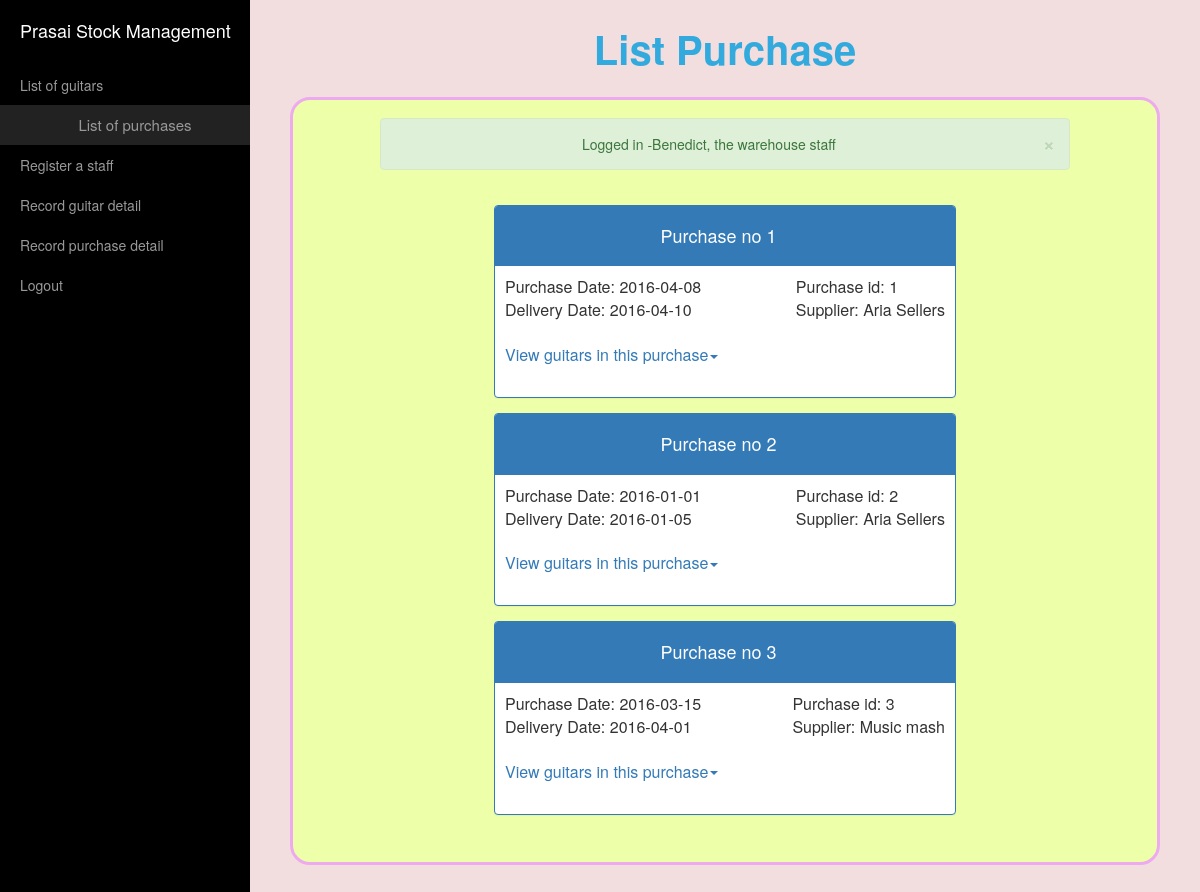
The app's page /list_purchase.php (signed in) with its own data.
### tables this page shows
CREATE TABLE IF NOT EXISTS `purchase` (
  `order_id` int(5) NOT NULL DEFAULT '0',
  `supplier_id` int(3) DEFAULT NULL,
  `purchase_date` date DEFAULT NULL,
  `delivery_date` date DEFAULT NULL,
  PRIMARY KEY (`order_id`),
  KEY `purchase_fk` (`supplier_id`)
);

CREATE TABLE IF NOT EXISTS `supplier` (
  `supplier_id` int(3) NOT NULL DEFAULT '0',
  `company_name` varchar(30) DEFAULT NULL,
  `country` varchar(15) DEFAULT NULL,
  `email` varchar(40) DEFAULT NULL,
  `phone` bigint(15) DEFAULT NULL,
  PRIMARY KEY (`supplier_id`)
);

### includes/session.php (called while the page is built, shortened)
<?php
class Session {
  public $message;
	public function get_message() {
    return $this->message;
  }
  private function check_message() {
    if(isset($_SESSION['message'])) {
      $this->message = $_SESSION['message'];
    } else {
      $this->message = "";
      $this->type = "";
    }
  }
}
$session = new Session();
$message=$session->get_message();
?>

### includes/database.php (called while the page is built, shortened)
<?php
	class MySQLDatabase {
		private $connection;
		private function open_connection() {
			$this->connection = mysqli_connect(DB_SERVER, DB_USER, DB_PASS, DB_NAME);
		}
		public function query($sql) {
			$result_set = mysqli_query($this->connection, $sql);
			return $result_set;
		}
		public function fetch_assoc($result_set) {
			return mysqli_fetch_assoc($result_set);
		}
	}
	$database = new MySQLDatabase();
?>

### includes/database_object.php (called while the page is built, shortened)
<?php
	require_once('database.php');
	class DatabaseObject {
		public function crud_condition() {
			$pk = $this->primary_key;
			if(!is_array($pk)) {
				$query = $pk .'='. $this->$pk;
			} else {
				$condition = array();
				foreach ($pk as $key => $value) {
					$value = is_string($value) ? "'$value'" : $value;
					$condition[] .=$key .'='. $value;
				}
				$query = join (" AND ", array_values($condition));
			}
			return $query;
		}
		private function find_by_primary_key() {
			global $database;
			$query = "SELECT * FROM ".static::$table_name;
			$query .= " WHERE ".$this->crud_condition();
			return $database->query($query);
		}
		protected function check_existing_entry() {
			$result_set = $this->find_by_primary_key();
			if($result = mysqli_fetch_assoc($result_set)) {
				return true;
			} else {
				return false;
			}
		}
		public static function find_all() {
			global $database;
			$query = "SELECT * FROM " . static::$table_name;
			return $database->query($query);
		}
	}
?>

### includes/purchase.php (called while the page is built, shortened)
<?php
	require_once('database_object.php');
	class Purchase extends DatabaseObject {
		protected $order_id;
		protected $supplier_id;
		protected $purchase_date;
		protected $delivery_date;
		function __construct($order_id=0) {
			$this->order_id = $order_id;
			if(!$this->check_existing_entry()) {
				unset($this->order_id);
			}
		}
		public function get_order_id() {
			return $this->order_id;
		}
		public function get_supplier_id() {
			return $this->supplier_id;
		}
		public function get_purchase_date() {
			return $this->purchase_date;
		}
		public function get_delivery_date() {
			return $this->delivery_date;
		}
	}
 ?>

### includes/supplier.php (called while the page is built, shortened)
<?php
	require_once('database_object.php');
	class Supplier extends DatabaseObject{
		protected $company_name;
		function __construct($supplier_id) {
			if(!$this->check_existing_entry()) {
				unset($this->supplier_id);
			}
		}
		public function get_company_name() {
			return $this->company_name;
		}
	}
 ?>

### list_purchase.php (the view, shortened to what this page needs)
<?php
	require_once('includes/initialize.php');
	$purchases = Purchase::find_all();
 ?>
 <!DOCTYPE html>
 <html>
 <head>
	<?php require_once('includes/head.php') ?>
    <link rel="stylesheet" type="text/css" href="css/style.css">
 </head>
 <body  class="bg-danger">
	<?php require_once('includes/header.php') ?>
	 <?php
            $file = basename(__FILE__);
            $file=str_replace(".php", "", $file);
            $file=str_replace("_", " ", $file);
            echo ucwords($file);
        ?>
        </div>
        <div id="page-content-wrapper">
 	<div class="container-fluid">
 	<?php echo output_message($type, $message) ?>
 		<div class="row">
 			<div class="" >
 			<?php
 					while($purchase=$database->fetch_assoc($purchases)) {
 						$purchase = new Purchase($purchase['order_id']);
 			 ?>
 				<div class="purchase panel panel-primary">
 					<div class="panel-heading">
 						<h4>Purchase no <?php echo htmlspecialchars($purchase->get_order_id()) ?></h4>
 					</div>
 					<div class="panel-group">
	 					<div class="panel-body">
						<div class="purchase_detail pull-right">
		 					<span class="purchase_id ">Purchase id: <?php echo htmlspecialchars($purchase->get_order_id()) ?></span><br>
		 					<span class="supplier ">Supplier:
		 					<?php
		 						$sid=$purchase->get_supplier_id();
		 						$sid=new Supplier($sid);
		 						echo htmlspecialchars($sid->get_company_name())
		 					?>
		 					</span><br>
						</div>
	 					<div class="dates">
							<span class="">Purchase Date: <?php echo htmlspecialchars($purchase->get_purchase_date()) ?></span><br>
							<span class="dd">Delivery Date: <?php echo htmlspecialchars($purchase->get_delivery_date()) ?></span><br>
	 					</div>
	 					<div data-toggle="collapse" data-parent="#accordion" class="view" href="#<?php echo htmlspecialchars($purchase->get_order_id()) ?>">
							<a>View guitars in this purchase<span class="caret"></span></a>
						</div>
 					</div>
	 			</div>
	 			</div>
	 			<?php } ?>
 			</div></div></div></div></div>
 		</div>
 </body>
 </html>

### includes/head.php (shortened to what this page needs)
  <link href="css/slider.css" rel="stylesheet">
<link rel="stylesheet" type="text/css" href="bootstrap/css/bootstrap.css">

### includes/header.php (shortened to what this page needs)
<div id="wrapper">
        <div id="sidebar-wrapper">
            <ul class="sidebar-nav">
                <li class="sidebar-brand">
                    <a href="#">
                        Prasai Stock Management
                    </a>
                </li>
                <li>
                    <a href="list_guitar.php" class="list_guitar">List of guitars</a>
                </li>
                <li>
                    <a href="list_purchase.php" class="list_purchase">List of purchases</a>
                </li>
                <li>
                    <a href="register.php" class="register">Register a staff</a>
                </li>
                <li>
                    <a href="record_guitar.php" class="record_guitar">Record guitar detail</a>
                </li>
                <li>
                    <a href="record_purchase.php" class="record_purchase">Record purchase detail</a>
                </li>
                <li>
                    <a href="logout.php">Logout</a>
                </li>
            </ul>
        </div>
        <div id="page-content-wrapper">
<div class="title">

### includes/functions.php (shortened to what this page needs)
<?php
	require_once('session.php');
	function output_message($type='', $message="") {
	  if (!empty($message)) {
	    return "<p class=\"alert-{$type} alert alert-dismissable message\"> <button type=\"button\" class=\"close\" data-dismiss=\"alert\" aria-hidden=\"true\"> &times; </button>{$message}</p>";
	  } else {
	    return "";
	  }
	}
 ?>

### css/slider.css (style rules this page uses)
#wrapper { padding-left: 0; -webkit-transition: all 0.5s ease; -moz-transition: all 0.5s ease; -o-transition: all 0.5s ease; transition: all 0.5s ease; }
#sidebar-wrapper { z-index: 1000; position: fixed; left: 250px; width: 0; height: 100%; margin-left: -250px; overflow-y: auto; background: #000; -webkit-transition: all 0.5s ease; -moz-transition: all 0.5s ease; -o-transition: all 0.5s ease; transition: all 0.5s ease; }
#page-content-wrapper { width: 100%; position: absolute; padding: 15px; }
.sidebar-nav { position: absolute; top: 0; width: 250px; margin: 0; padding: 0; list-style: none; }
.sidebar-nav li { text-indent: 20px; line-height: 40px; }
.sidebar-nav li a { display: block; text-decoration: none; color: #999999; }
.sidebar-nav > .sidebar-brand { height: 65px; font-size: 18px; line-height: 60px; }
.sidebar-nav > .sidebar-brand a { color: #999999; }
@media (min-width:768px) { #wrapper { padding-left: 250px; } }
@media (min-width:768px) { #sidebar-wrapper { width: 250px; } }
@media (min-width:768px) { #page-content-wrapper { padding: 20px; position: relative; } }

### css/style.css (style rules this page uses)
.row { margin: 15px; }
.container, .container-fluid { background-color: #efa; padding: 2% 10%; border: #eae solid; border-radius: 20px; }
.panel { margin: 15px auto; width: 70%; }
.panel-body { padding: 10px; font-size: 16px; }
.panel-heading h4 { width: 30%; margin-left: auto; margin-right: auto; }
body { width: 100%; overflow-x: hidden; }
.view { font-size: 16px; margin-top: 5%; cursor: pointer; }
.message { text-align: center; }
.title { font-size: 40px; font-weight: bolder; text-align: center; color: #3ad }

### list_purchase.php (style rules this page uses)
.list_purchase { text-align: center; font-size: 15px; background-color: #222 }
.list_purchase:after { content: ''; color: red; }

### records on screen
purchase: order_id "1", supplier.company_name "Aria Sellers", purchase_date "2016-04-08", delivery_date "2016-04-10"
purchase: order_id "2", supplier.company_name "Aria Sellers", purchase_date "2016-01-01", delivery_date "2016-01-05"
purchase: order_id "3", supplier.company_name "Music mash", purchase_date "2016-03-15", delivery_date "2016-04-01"

### other values on screen
$file "List Purchase"
$message "Logged in -Benedict, the warehouse staff"
